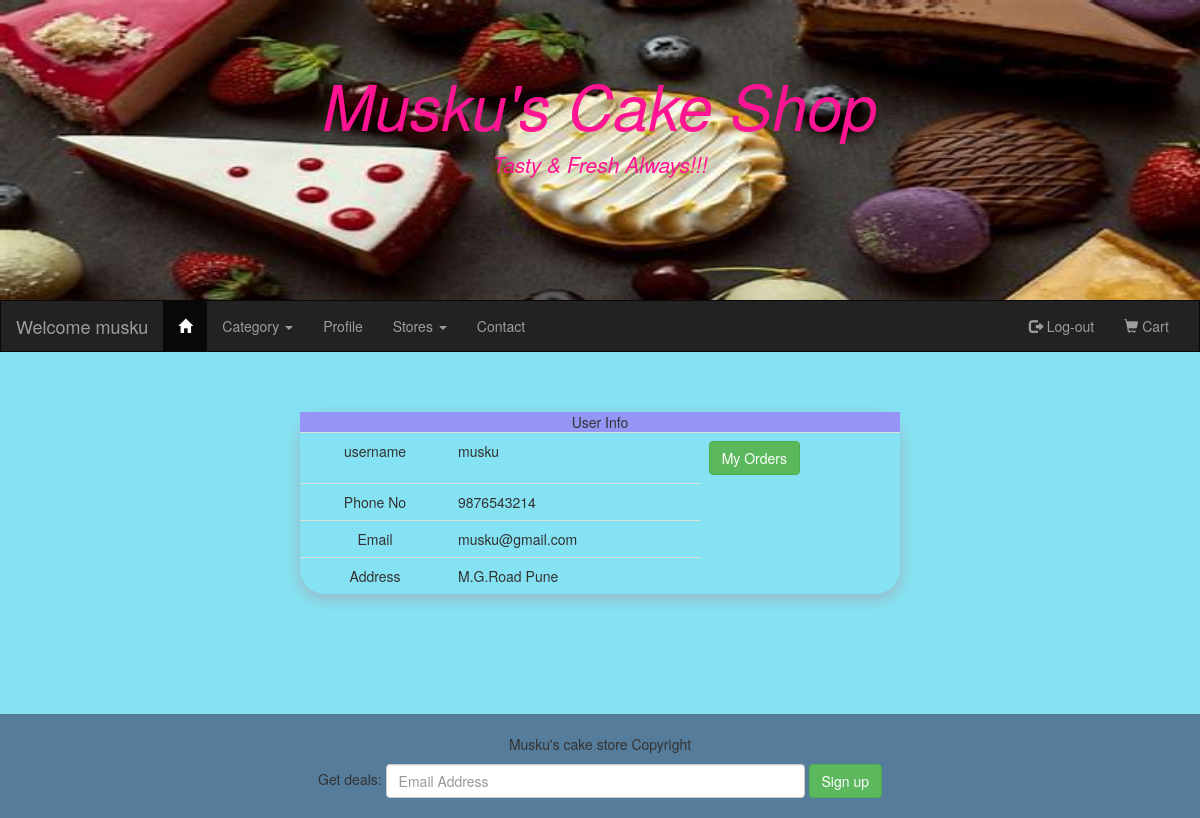
The app's page /myprofile (signed in) with its own data.
### Adminapp/models.py (models this page shows, shortened)
class Userinfo(models.Model):
    username = models.CharField(max_length=20 ,primary_key=True)
    phn = models.CharField(max_length=10,default='9876543214')
    email = models.EmailField(max_length=50)
    password = models.CharField(max_length=20)
    add = models.CharField(max_length=100)
    class Meta:
        db_table = "Userinfo"

### Userapp/views.py (the view)
# urls.py: path('myprofile',views.myprofile),
def myprofile(request):
    cat = Category.objects.all()
    store = Product.objects.all()
    uname = request.session["uname"]
    user = Userinfo.objects.get(username = uname)
    return render(request,"profile.html",{"user":user,"cats":cat,"stores":store})

### Adminapp/models.py (called while the page is built)
    def __str__(self):
        return self.category_name

### Userapp/templates/profile.html (shortened to what this page needs)
{%extends "homepage.html"%}
{%block content%}
<!DOCTYPE html>
<html>
<head>
</head>
<body>
<div class="card">
    <div class = "card-header" style="text-align: center; background-color: rgb(149, 149, 245);">User Info</div>
  <div class="card-body">
    <table class = "table">
        <tr>
            <td id = "one">username</td>
            <td>{{user.username}}</td>
            <td><a href = "/myorder" class = "btn btn-success">My Orders</a>
        </tr>
        <tr>
            <td id = "one">Phone No</td>
            <td>{{user.phn}}</td>
        </tr>
        <tr>
            <td id = "one">Email</td>
            <td>{{user.email}}</td>
        </tr>
        <tr>
            <td id = "one">Address</td>
            <td>{{user.add}}</td>
        </tr>
    </table>
  </div>
</div>
</body>
</html>
{%endblock%}

### Userapp/templates/profile.html (style rules this page uses)
.card { box-shadow: 0 5px 16px 0 rgba(243, 4, 4, 0.2); transition: 0.3s; border-radius: 25px; width: 50%; height:20%; margin-left: 25%; margin-top: 5%; margin-bottom: 10%; }
.table { width:100%; }
#one { width:25%; text-align: center; }

### records on screen
Userinfo: username "musku", phn "9876543214", email "musku@gmail.com", add "M.G.Road Pune"

### other values on screen
{{ request.session.uname }} "musku"
